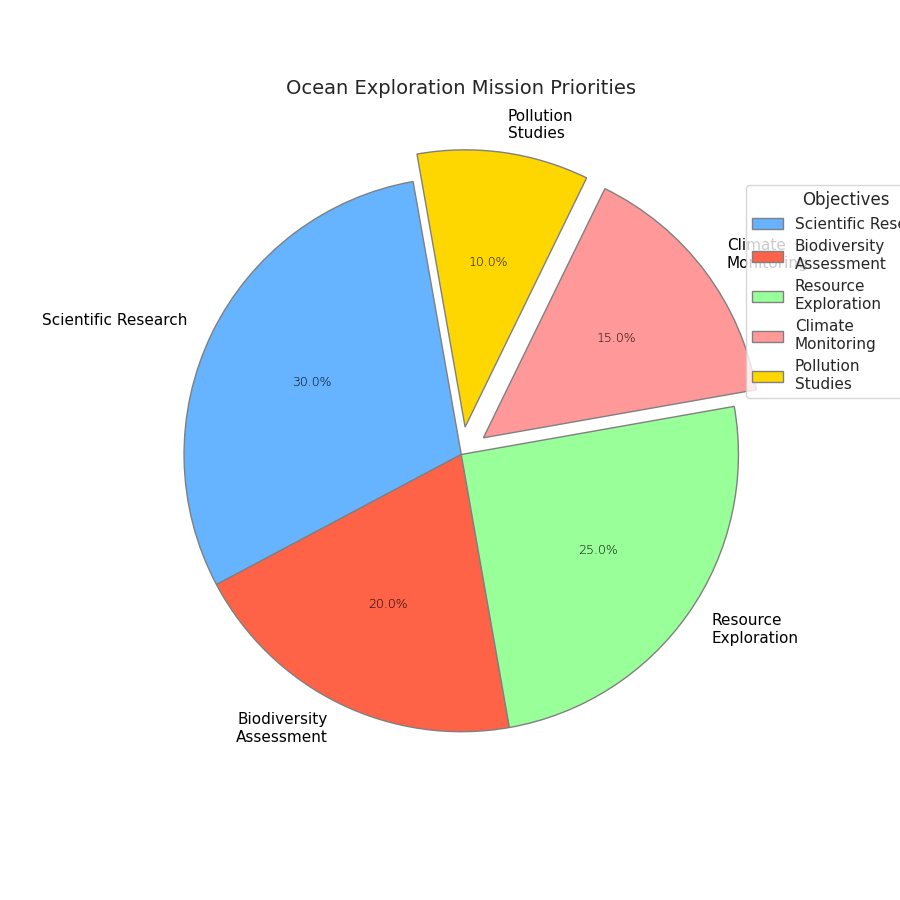

This chart was generated by the following Python code:
import matplotlib.pyplot as plt

# Data definition for ocean exploration objectives
objectives = ['Scientific Research', 'Biodiversity\nAssessment', 'Resource\nExploration', 'Climate\nMonitoring', 'Pollution\nStudies']
proportions = [30, 20, 25, 15, 10]
colors = ['#66B3FF', '#FF6347', '#99FF99', '#FF9999', '#FFD700']  # Altered colors

fig, ax = plt.subplots(figsize=(9, 9))
wedges, texts, autotexts = ax.pie(
    proportions, 
    labels=objectives, 
    autopct='%1.1f%%', 
    startangle=100,  # Changed start angle for a different orientation
    colors=colors, 
    explode=(0, 0, 0, 0.1, 0.1),  # Changed slices to emphasize different categories
    shadow=False,  # Removed shadow
    textprops=dict(color="black"),  # Altered text color
    wedgeprops=dict(edgecolor='grey', linewidth=1)
)

plt.title("Ocean Exploration Mission Priorities", fontsize=14, fontweight='medium', pad=10)
plt.setp(autotexts, size=9, fontweight="light")

# Legend inside the chart for diversity
ax.legend(wedges, objectives, title="Objectives", loc="upper left", bbox_to_anchor=(0.9, 0.9))

# Display the plot
plt.show()
